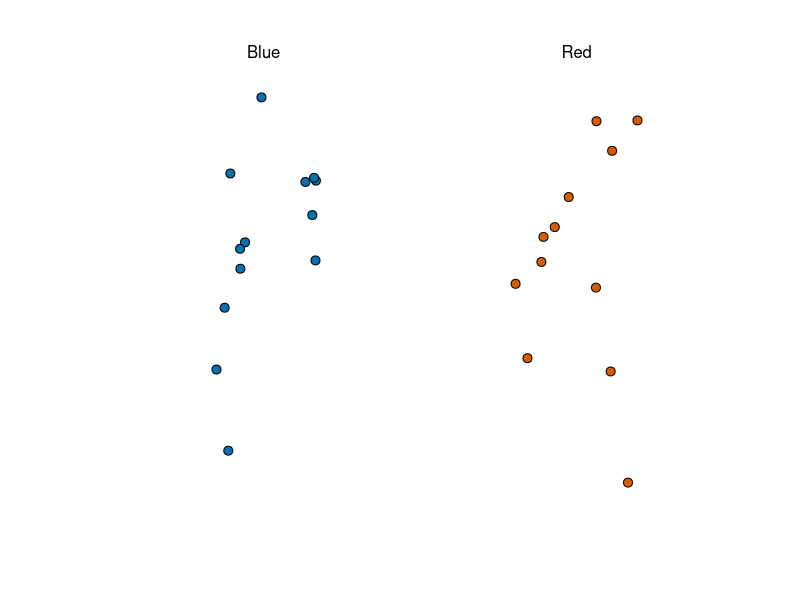
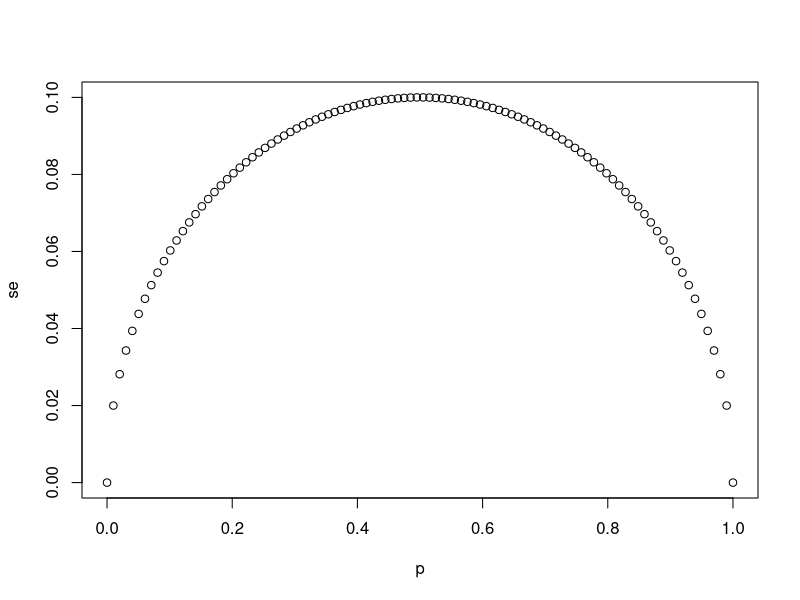
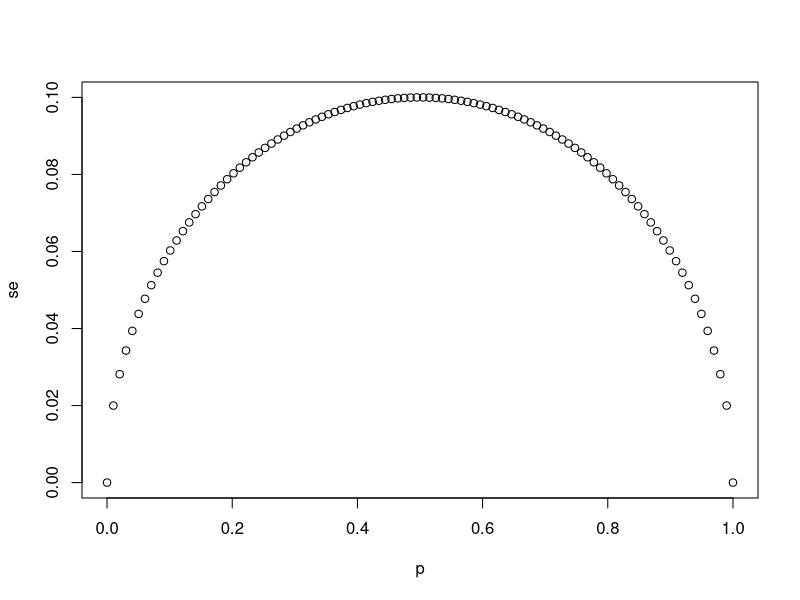
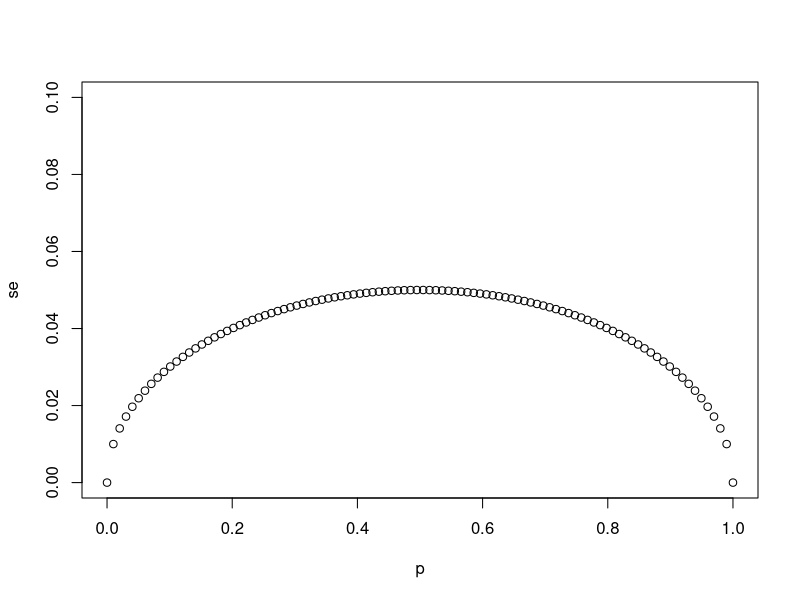
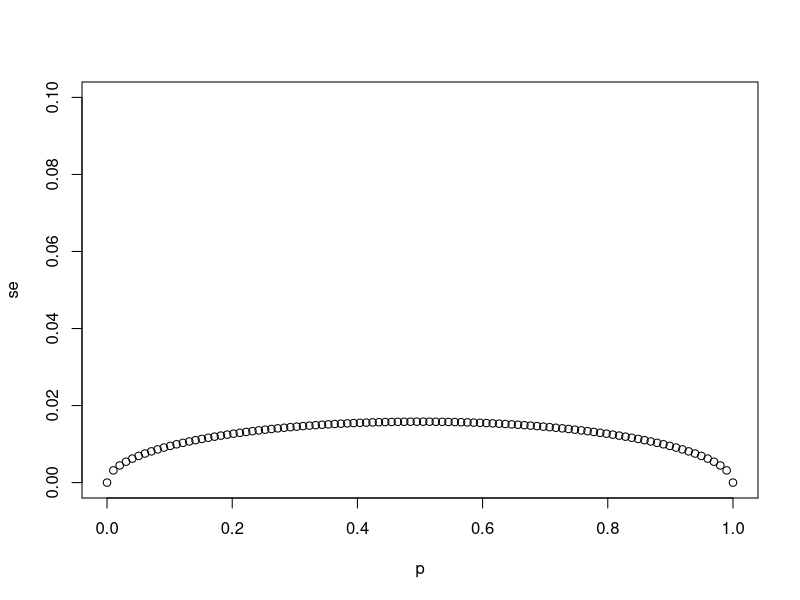

R code for these plots, in order:
## ---- chunk 1
library(tidyverse)
library(dslabs)
take_poll(25)    # draw 25 beads
## ---- chunk 2
# `N` represents the number of people polled
N <- 25

# Create a variable `p` that contains 100 proportions ranging from 0 to 1 using the `seq` function
p <- seq(0,1,length.out=100)

# Create a variable `se` that contains the standard error of each sample average
se <- sqrt(p*(1-p)/N)

# Plot `p` on the x-axis and `se` on the y-axis
plot(p, se)
## ---- chunk 3
# The vector `p` contains 100 proportions of Democrats ranging from 0 to 1 using the `seq` function
p <- seq(0, 1, length = 100)

# The vector `sample_sizes` contains the three sample sizes
sample_sizes <- c(25, 100, 1000)

# Write a for-loop that calculates the standard error `se` for every value of `p` for each of the three samples sizes `N` in the vector `sample_sizes`. Plot the three graphs, using the `ylim` argument to standardize the y-axis across all three plots.
for (N in sample_sizes) {
   # Create a variable `se` that contains the standard error of each sample average
    se <- sqrt(p*(1-p)/N)
    # Plot `p` on the x-axis and `se` on the y-axis
    plot(p, se, ylim=c(0, 0.1))
}
